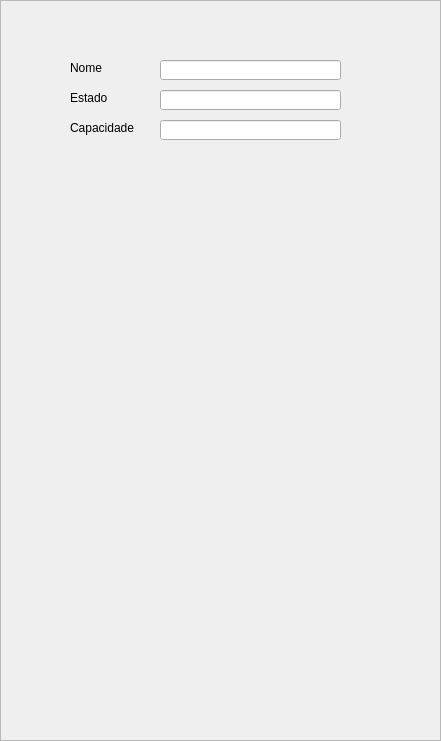
       <widget class="QFrame" name="frameServidor">
        <property name="geometry">
         <rect>
          <x>860</x>
          <y>10</y>
          <width>441</width>
          <height>741</height>
         </rect>
        </property>
        <property name="frameShape">
         <enum>QFrame::StyledPanel</enum>
        </property>
        <property name="frameShadow">
         <enum>QFrame::Raised</enum>
        </property>
        <widget class="QLineEdit" name="txtServNome">
         <property name="geometry">
          <rect>
           <x>160</x>
           <y>60</y>
           <width>181</width>
           <height>20</height>
          </rect>
         </property>
        </widget>
        <widget class="QLineEdit" name="txtServCap">
         <property name="geometry">
          <rect>
           <x>160</x>
           <y>120</y>
           <width>181</width>
           <height>20</height>
          </rect>
         </property>
        </widget>
        <widget class="QLineEdit" name="txtServEstado">
         <property name="geometry">
          <rect>
           <x>160</x>
           <y>90</y>
           <width>181</width>
           <height>20</height>
          </rect>
         </property>
        </widget>
        <widget class="QLabel" name="labServNome">
         <property name="geometry">
          <rect>
           <x>70</x>
           <y>60</y>
           <width>91</width>
           <height>16</height>
          </rect>
         </property>
         <property name="text">
          <string>Nome</string>
         </property>
        </widget>
        <widget class="QLabel" name="labServEstado">
         <property name="geometry">
          <rect>
           <x>70</x>
           <y>90</y>
           <width>91</width>
           <height>16</height>
          </rect>
         </property>
         <property name="text">
          <string>Estado</string>
         </property>
        </widget>
        <widget class="QLabel" name="labServCap">
         <property name="geometry">
          <rect>
           <x>70</x>
           <y>120</y>
           <width>91</width>
           <height>16</height>
          </rect>
         </property>
         <property name="text">
          <string>Capacidade</string>
         </property>
        </widget>
       </widget>
